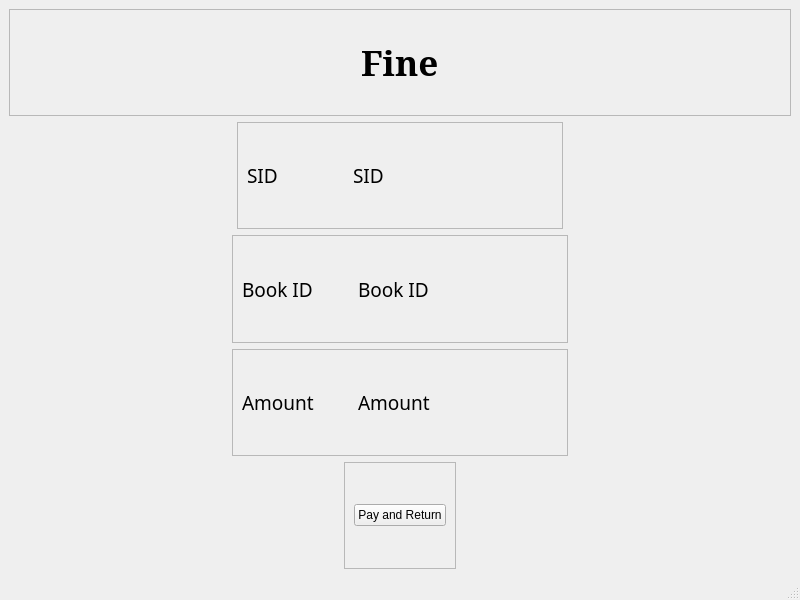
<?xml version="1.0" encoding="UTF-8"?>
<ui version="4.0">
 <class>finePage</class>
 <widget class="QMainWindow" name="finePage">
  <property name="geometry">
   <rect>
    <x>0</x>
    <y>0</y>
    <width>800</width>
    <height>600</height>
   </rect>
  </property>
  <property name="cursor">
   <cursorShape>ArrowCursor</cursorShape>
  </property>
  <property name="windowTitle">
   <string>Fine Page</string>
  </property>
  <widget class="QWidget" name="centralwidget">
   <layout class="QVBoxLayout" name="verticalLayout">
    <item>
     <widget class="QFrame" name="frame">
      <property name="frameShape">
       <enum>QFrame::StyledPanel</enum>
      </property>
      <property name="frameShadow">
       <enum>QFrame::Raised</enum>
      </property>
      <layout class="QVBoxLayout" name="verticalLayout_2">
       <item alignment="Qt::AlignHCenter">
        <widget class="QLabel" name="label">
         <property name="font">
          <font>
           <family>MS Serif</family>
           <pointsize>26</pointsize>
           <weight>75</weight>
           <bold>true</bold>
          </font>
         </property>
         <property name="text">
          <string>Fine</string>
         </property>
        </widget>
       </item>
      </layout>
     </widget>
    </item>
    <item alignment="Qt::AlignHCenter">
     <widget class="QFrame" name="frame_2">
      <property name="frameShape">
       <enum>QFrame::StyledPanel</enum>
      </property>
      <property name="frameShadow">
       <enum>QFrame::Raised</enum>
      </property>
      <layout class="QHBoxLayout" name="horizontalLayout">
       <item>
        <widget class="QLabel" name="label_3">
         <property name="minimumSize">
          <size>
           <width>100</width>
           <height>0</height>
          </size>
         </property>
         <property name="font">
          <font>
           <family>MV Boli</family>
           <pointsize>14</pointsize>
          </font>
         </property>
         <property name="text">
          <string>SID</string>
         </property>
        </widget>
       </item>
       <item>
        <widget class="QLabel" name="sid">
         <property name="minimumSize">
          <size>
           <width>200</width>
           <height>0</height>
          </size>
         </property>
         <property name="maximumSize">
          <size>
           <width>300</width>
           <height>16777215</height>
          </size>
         </property>
         <property name="font">
          <font>
           <family>MV Boli</family>
           <pointsize>14</pointsize>
          </font>
         </property>
         <property name="text">
          <string>SID</string>
         </property>
        </widget>
       </item>
      </layout>
     </widget>
    </item>
    <item alignment="Qt::AlignHCenter">
     <widget class="QFrame" name="frame_3">
      <property name="frameShape">
       <enum>QFrame::StyledPanel</enum>
      </property>
      <property name="frameShadow">
       <enum>QFrame::Raised</enum>
      </property>
      <layout class="QHBoxLayout" name="horizontalLayout_2">
       <item>
        <widget class="QLabel" name="label_4">
         <property name="minimumSize">
          <size>
           <width>110</width>
           <height>0</height>
          </size>
         </property>
         <property name="font">
          <font>
           <family>MV Boli</family>
           <pointsize>14</pointsize>
          </font>
         </property>
         <property name="text">
          <string>Book ID</string>
         </property>
        </widget>
       </item>
       <item>
        <widget class="QLabel" name="bid">
         <property name="minimumSize">
          <size>
           <width>200</width>
           <height>0</height>
          </size>
         </property>
         <property name="maximumSize">
          <size>
           <width>200</width>
           <height>16777215</height>
          </size>
         </property>
         <property name="font">
          <font>
           <family>MV Boli</family>
           <pointsize>14</pointsize>
          </font>
         </property>
         <property name="text">
          <string>Book ID</string>
         </property>
        </widget>
       </item>
      </layout>
     </widget>
    </item>
    <item alignment="Qt::AlignHCenter">
     <widget class="QFrame" name="frame_4">
      <property name="frameShape">
       <enum>QFrame::StyledPanel</enum>
      </property>
      <property name="frameShadow">
       <enum>QFrame::Raised</enum>
      </property>
      <layout class="QHBoxLayout" name="horizontalLayout_3">
       <item>
        <widget class="QLabel" name="label_5">
         <property name="minimumSize">
          <size>
           <width>110</width>
           <height>0</height>
          </size>
         </property>
         <property name="font">
          <font>
           <family>MV Boli</family>
           <pointsize>14</pointsize>
          </font>
         </property>
         <property name="text">
          <string>Amount</string>
         </property>
        </widget>
       </item>
       <item>
        <widget class="QLabel" name="amt">
         <property name="minimumSize">
          <size>
           <width>200</width>
           <height>0</height>
          </size>
         </property>
         <property name="font">
          <font>
           <family>MV Boli</family>
           <pointsize>14</pointsize>
          </font>
         </property>
         <property name="text">
          <string>Amount</string>
         </property>
        </widget>
       </item>
      </layout>
     </widget>
    </item>
    <item alignment="Qt::AlignHCenter">
     <widget class="QFrame" name="frame_5">
      <property name="frameShape">
       <enum>QFrame::StyledPanel</enum>
      </property>
      <property name="frameShadow">
       <enum>QFrame::Raised</enum>
      </property>
      <layout class="QHBoxLayout" name="horizontalLayout_4">
       <item>
        <widget class="QPushButton" name="payFine">
         <property name="cursor">
          <cursorShape>PointingHandCursor</cursorShape>
         </property>
         <property name="text">
          <string>Pay and Return</string>
         </property>
        </widget>
       </item>
      </layout>
     </widget>
    </item>
   </layout>
  </widget>
  <widget class="QMenuBar" name="menubar">
   <property name="geometry">
    <rect>
     <x>0</x>
     <y>0</y>
     <width>800</width>
     <height>21</height>
    </rect>
   </property>
  </widget>
  <widget class="QStatusBar" name="statusbar"/>
 </widget>
 <resources/>
 <connections/>
</ui>
